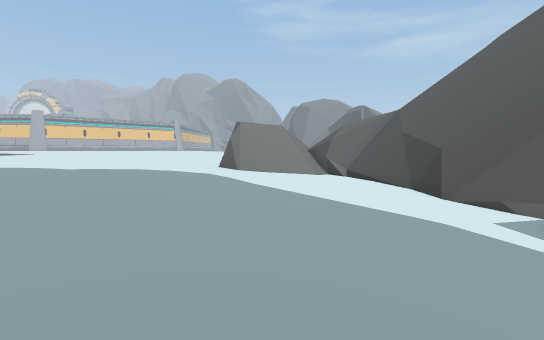
View 1 (above)

24 first-person views from a walk through a scene from a Unity 3-D project. The camera is 1.5 m above the floor, tilts 4° down and sees 85° across. The floor is counted in squares, 2 m on a side. Each view is taken from the middle of a square. On the plan, view 1 faces up. The plan holds only what a view shows up to about 10 squares ahead; the rest is blank. The place goes on beyond the plan. Some surface patterns are stand-ins.

View 2
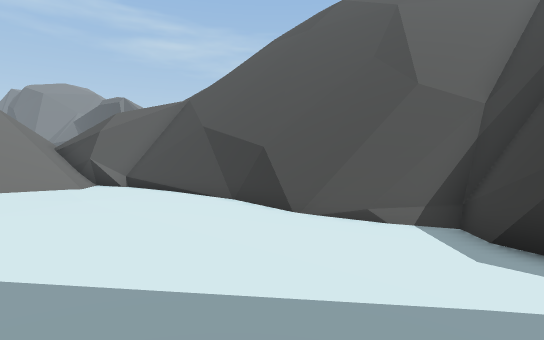

View 3
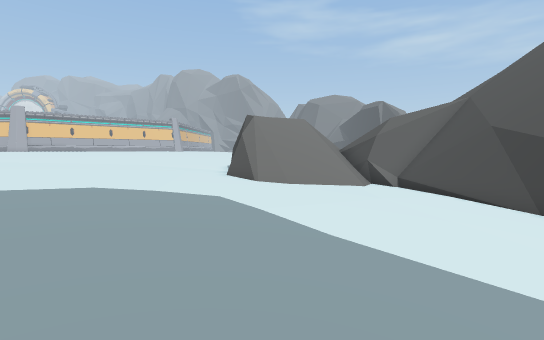

View 4
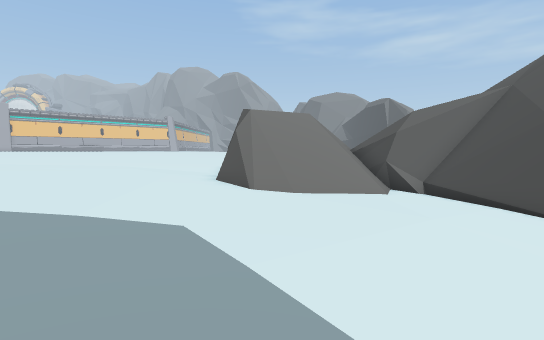

View 5
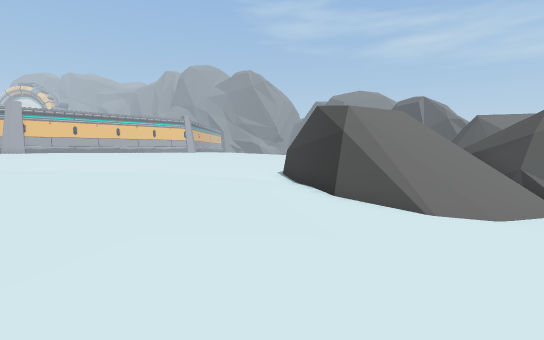

View 6
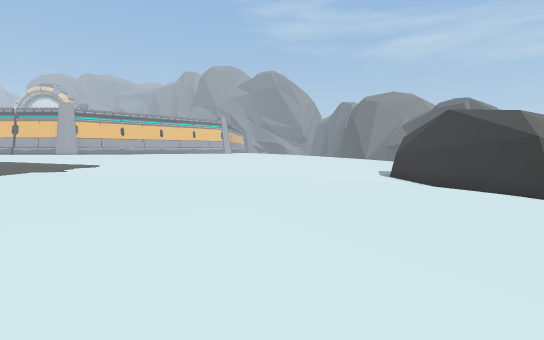

View 7
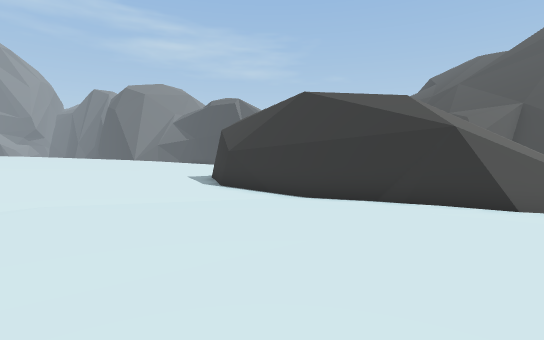

View 8
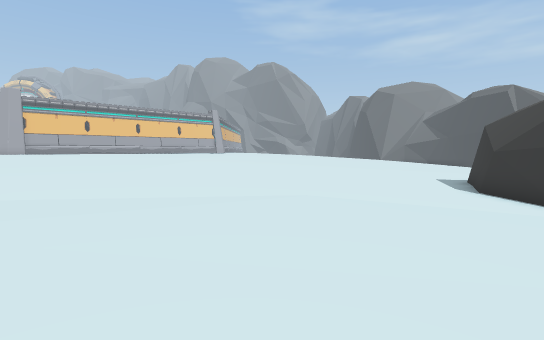

View 9
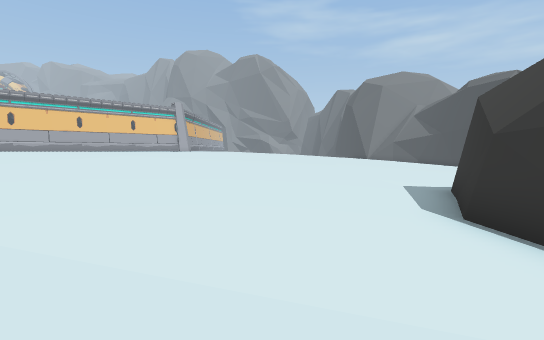

View 10
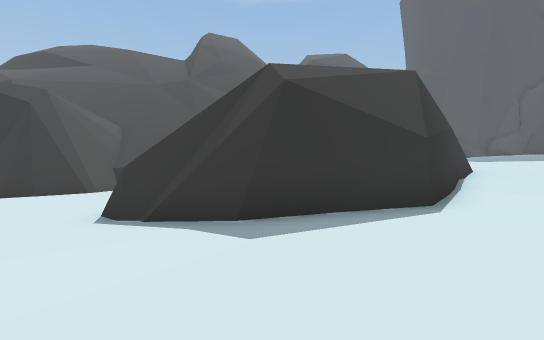

View 11
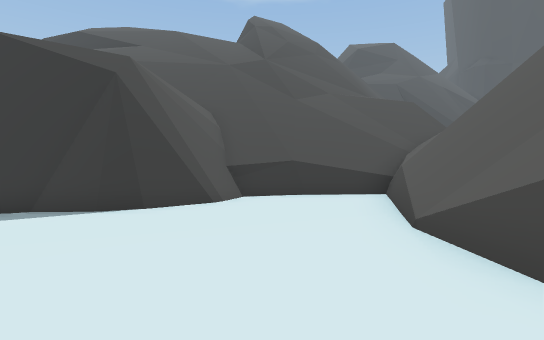

View 12
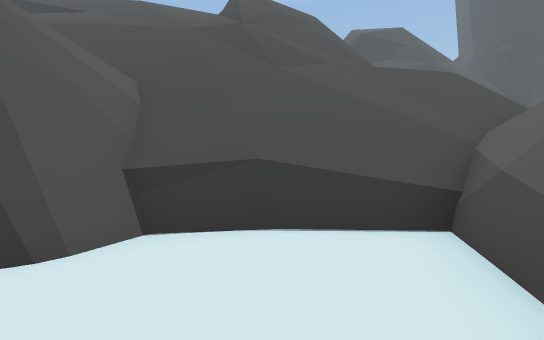

View 13
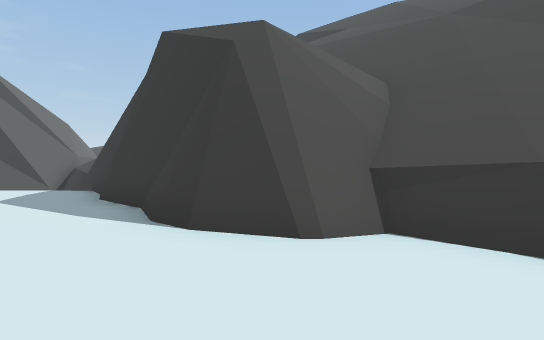

View 14
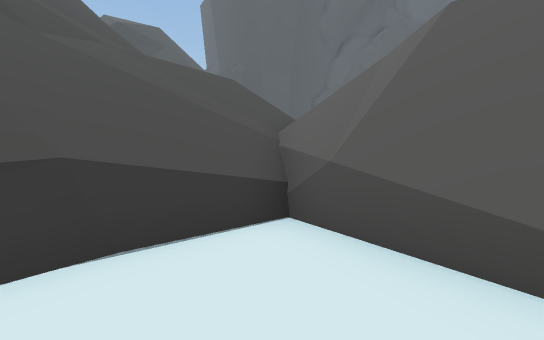

View 15
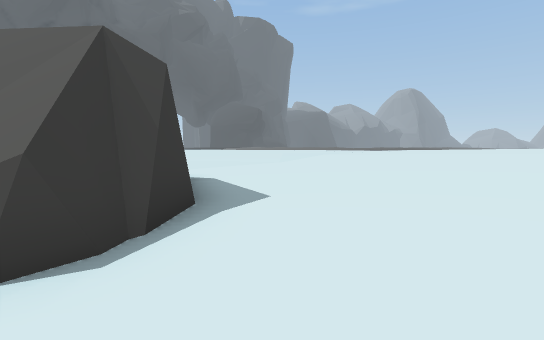

View 16
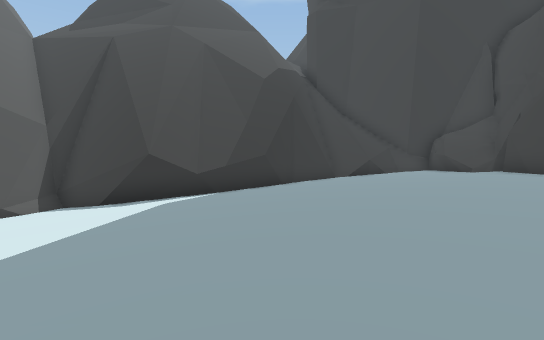

View 17
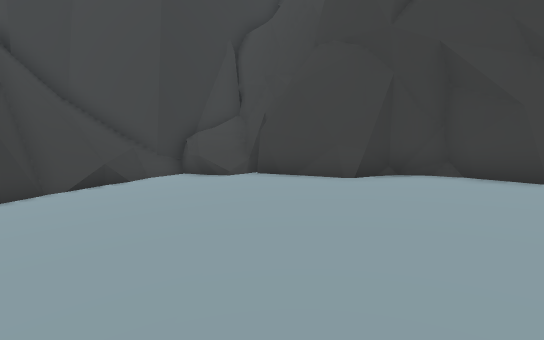

View 18
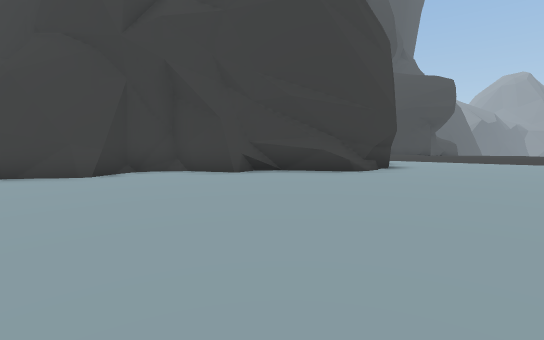

View 19
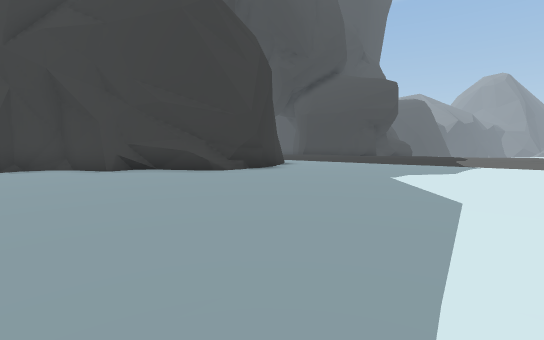

View 20
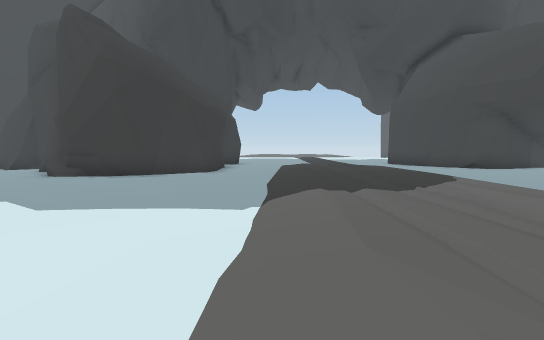

View 21
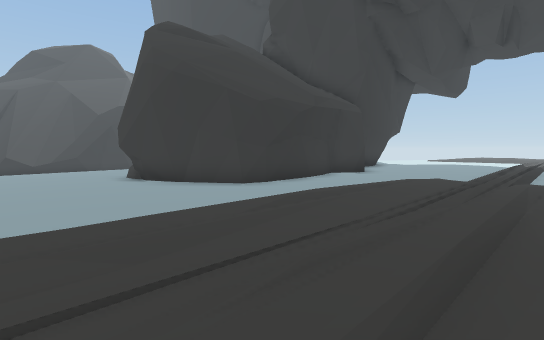

View 22
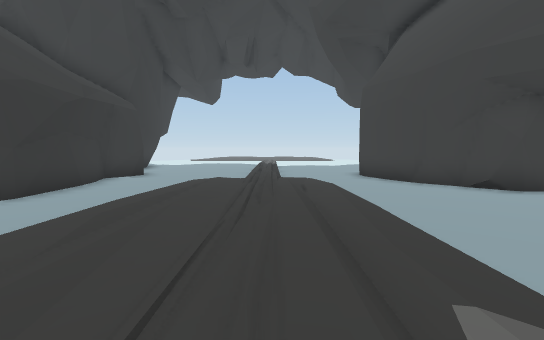

View 23
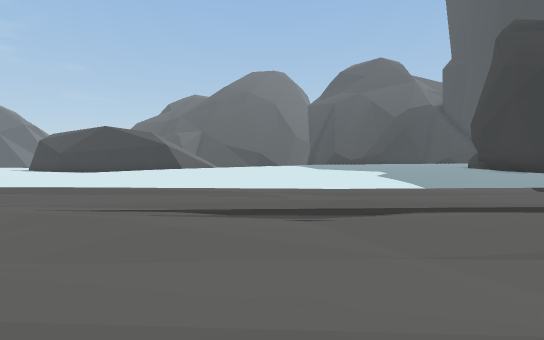

View 24
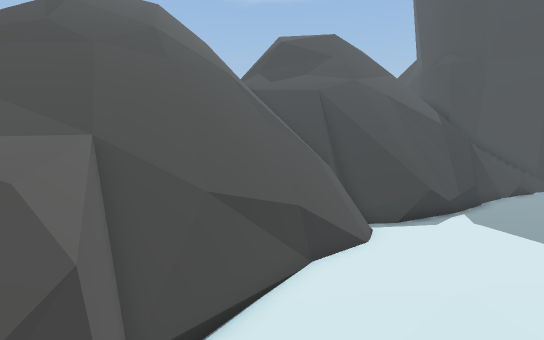

### Floor plan
Key: @ floor where view 1 was taken; # wall or solid block; . main floor; : floor 0.75 m higher than the main floor; - floor 0.75 m lower than the main floor; + floor 1.5 m higher than the main floor; _ floor 1.5 m lower than the main floor; * floor 4.75 m higher than the main floor; % floor 5.5 m higher than the main floor; / step, stairs or slope; = window, fence, low wall or low ledge; ^ raised ledge; v drop or lower ground.
Columns run from 23 left of view 1 to 14 right of it. Each row starts with its distance up from view 1.
 28          ::............-----___##
 27          ::...........-----___##/
 26           ............-----__##/%
 25           ............#//--_##v/
 24       :::............##//--_##v/
 23       ::............##////__=/#///////
 22        .............#/*////=#/////////
 21        .............#/ /#=///////////
 20         ............#*  #///////////
 19          ...........v   =///////////
 18       :/............## ///////////
 17       ::/............#///////*///
 16       :/.............#////##v*//////
 15        /.............#////_##vv/////
 14         :::..........#////__# vv////
 13         ::::..........//---_# vvv//
 12      :+ :::::...........---_#  vvv
 11     +:+ ::::::...........--_#  vv
 10    ++:+::::::::..........--_#   v
  9   :++:+:::::::::.........--_#   vv
  8    ++:+::::::::::........---^^  v^^
  7     +:::::::::::::.......---=^#  ^^^
  6    ++:::::::::::::.......---_##  ^^^^
  5    ++:::::::::::::........--/##   ^^^
  4  ::++:+::::::::::::.......-###
  3  ::++:+::::::::::::.......-#
  2 :::++:+::::::::::::.......-#
  1 :::++++::::####::::.......##
  0 ::::+++:::##  #::::....@..#
 -1 ::::+++::##   ##::::......#
 -2 ::::++:::#     ##:::......#
 -3 ::::++:::##     ###:......#
 -4 #:::+:::::#       ###....##
 -5 #:::+::::##         #^...#

Positions as (right, up) in squares from view 1, and headings:
1: (0, 0), facing up
2: (0, 4), facing up-right
3: (-1, 4), facing up
4: (-1, 6), facing up
5: (-4, 8), facing up
6: (-9, 8), facing up
7: (-9, 14), facing up-right
8: (-9, 14), facing up
9: (-6, 18), facing up
10: (-5, 27), facing down-right
11: (0, 28), facing down-right
12: (2, 25), facing down-right
13: (2, 25), facing right
14: (3, 25), facing down
15: (0, 28), facing down-left
16: (-4, 7), facing down-right
17: (-3, 4), facing down
18: (-3, 5), facing down-left
19: (-5, 8), facing down-left
20: (-16, 10), facing down
21: (-20, 5), facing down-right
22: (-19, 5), facing down
23: (-21, 9), facing right
24: (0, 17), facing down-right
